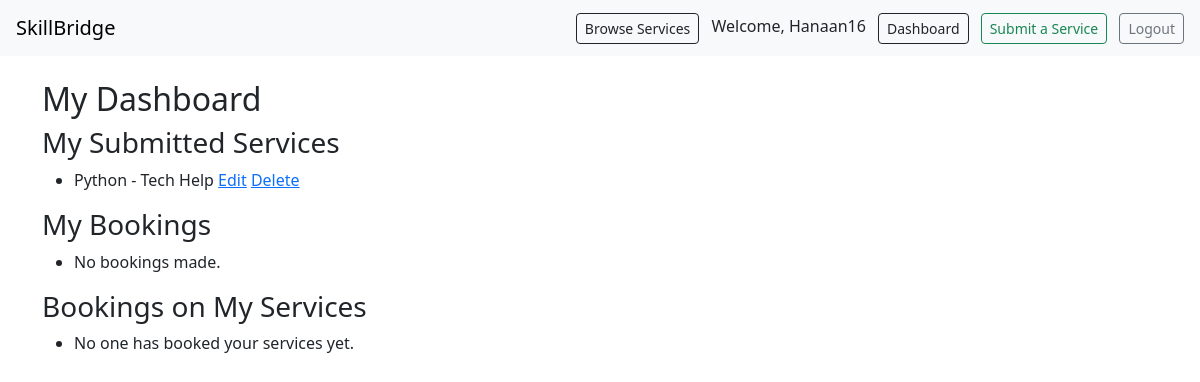
The app's page /services/dashboard/ (signed in), older data.
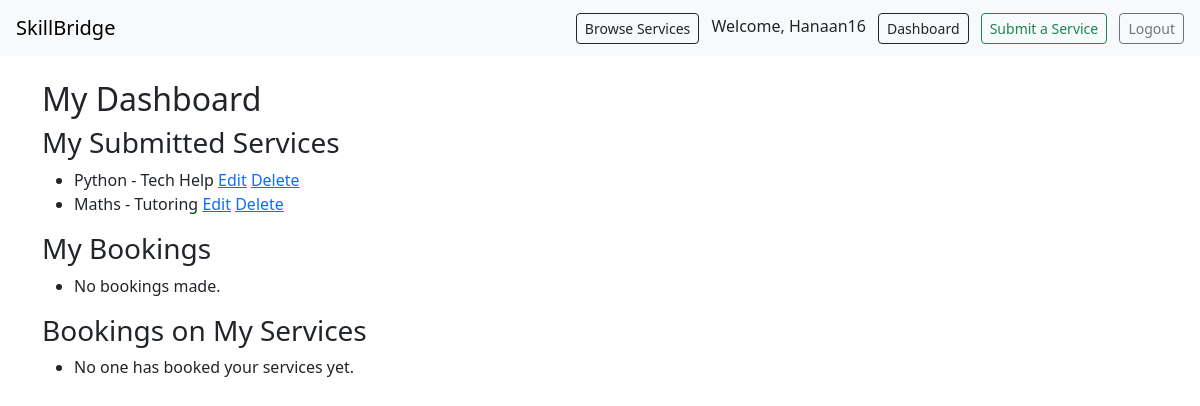
The same page, newer data.
### services/models.py (models this page shows, shortened)
class SkillService(models.Model):
    CATEGORY_CHOICES = [
        ('Tutoring', 'Tutoring'),
        ('Tech Help', 'Tech Help'),
        ('Sewing', 'Sewing'),
        ('Gardening', 'Gardening'),
        ('Other', 'Other'),
    ]
    provider = models.ForeignKey(User, on_delete=models.CASCADE)
    title = models.CharField(max_length=100)
    description = models.TextField()
    category = models.CharField(max_length=50, choices=CATEGORY_CHOICES)
    rate_per_hour = models.DecimalField(max_digits=6, decimal_places=2)
    is_approved = models.BooleanField(default=False)
    created_at = models.DateTimeField(auto_now_add=True)

### services/views.py (the view)
# urls.py: path('dashboard/', dashboard, name='dashboard'),
def dashboard(request):
    my_services = SkillService.objects.filter(provider=request.user)
    my_bookings = BookingRequest.objects.filter(client=request.user)
    bookings_on_my_services = BookingRequest.objects.filter(service__provider=request.user)
    return render(request, 'services/dashboard.html', {
        'my_services': my_services,
        'my_bookings': my_bookings,
        'bookings_on_my_services': bookings_on_my_services,
    })

### services/templates/services/dashboard.html
{% extends 'base.html' %}
{% block content %}
<h2>My Dashboard</h2>
<h3>My Submitted Services</h3>
<ul>
   {% for service in my_services %}
    <li> {{ service.title }} - {{ service.category }}
    <a href="{% url 'edit_service' service.id %}">Edit</a>
    <a href="{% url 'delete_service' service.id %}">Delete</a>
    </li>
    {% empty %}
    <li>No service submitted.</li>
    {% endfor %}
</ul>
<h3>My Bookings</h3>
<ul>
    {% for booking in my_bookings %}
    <li>{{ booking.service.title }} on {{ booking.requested_date }}</li>
    {% empty %}
    <li>No bookings made.</li>
    {% endfor %}
</ul>
<h3>Bookings on My Services</h3>
<ul>
    {% for booking in bookings_on_my_services %}
    <li>{{ booking.client.username }} booked {{ booking.service.title}}</li>
    {% empty %}
    <li>No one has booked your services yet.</li>
    {% endfor %}
</ul>
{% endblock %}

Row changes from the older to the newer data that the page shows:
added SkillService: title "Maths", category "Tutoring"
